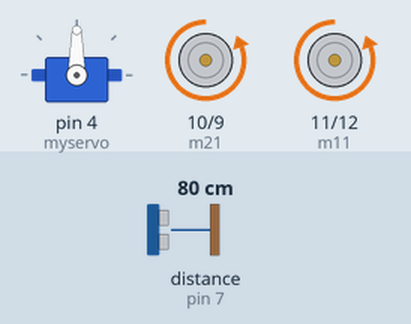
Simulated run of this sketch. Board: Arduino Uno, built with avr-gcc and run on an emulated ATmega328P. On the bench: servo, motor-driver pin pairs drawn as motors (green arrow = first pin HIGH = forward, orange = second pin HIGH = backward, longer = more drive). Wiring (inferred from the names in the program): ultrasonic range finder: trigger pin 6; echo pin 7. Inputs (shaded band) come from the test bench; at power-on: distance to the obstacle (sensor on pin 7) 80 cm. The echo pulse lasts 58.3 µs per cm.

Above: at 1.2 s.
1.3 s: distance to the obstacle (sensor on pin 7) set to 34 cm
2.8 s: distance to the obstacle (sensor on pin 7) set to 29 cm
At 4.4 s:
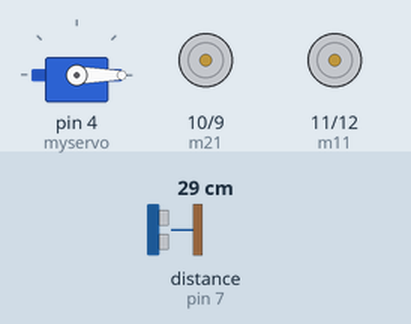
5.8 s: distance to the obstacle (sensor on pin 7) set to 35 cm
At 6.8 s:
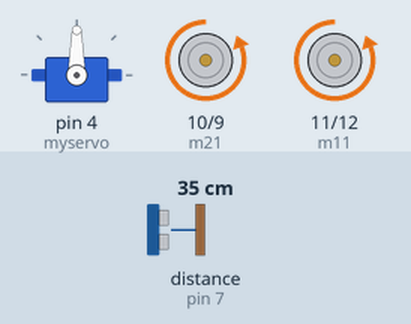
7.8 s: distance to the obstacle (sensor on pin 7) set to 2 cm
At 10.2 s:
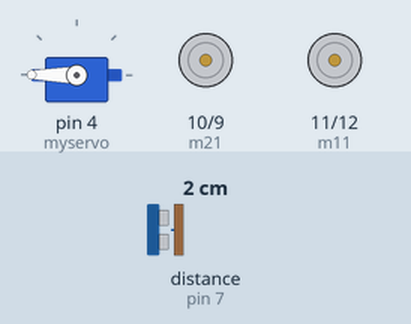
Timing chart, 0 to 11.8 s (numbered marks = the images above; inputs shaded):
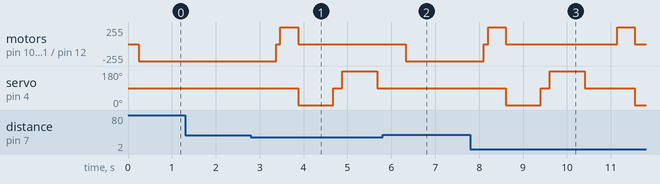

Measured:
- the behaviour switches between 31 and 30 cm on distance to the obstacle (sensor on pin 7) (found by bisection; images 0 and 1)
- after the input at 1.3 s, every drawn part: stays the same
- after the input at 2.8 s, motor on pin 10 (m21) / pin 9 (m22), motor on pin 11 (m11) / pin 12 (m12): backward 255/255 → stopped after 0.57 s, → forward 255/255 0.10 s later, → stopped 0.40 s later; servo on pin 4 (myservo): 90° → 0° after 1.1 s, → 90° 0.80 s later, → 180° 0.20 s later, → 90° 0.80 s later
- after the input at 5.8 s, servo on pin 4 (myservo): stays 90° (without the input it goes to 0° after 1.0 s)
- after the input at 7.8 s, motor on pin 10 (m21) / pin 9 (m22), motor on pin 11 (m11) / pin 12 (m12): goes stopped 0.10 s, forward 255/255 0.40 s, stopped 2.5 s, forward 255/255 0.40 s, then stopped, starting after 0.30 s

The sketch:

023-Using-Ultrasonic-Sensor-HC-SR04.ino
```cpp
#include<Servo.h>
const int trigPin = 6;
const int echoPin = 7;
Servo myservo;
#define m11 11
#define m12 12
#define m21 10
#define m22 9
// defines variables
long duration;
int distance;
void backward()
{
digitalWrite(m11, HIGH);
digitalWrite(m12, LOW);
digitalWrite(m21, HIGH);
digitalWrite(m22, LOW);
}
void right()
{
digitalWrite(m11, LOW);
digitalWrite(m12, HIGH);
digitalWrite(m21, HIGH);
digitalWrite(m22, LOW);
}
void forward()
{
digitalWrite(m11, LOW);
digitalWrite(m12, HIGH);
digitalWrite(m21, LOW);
digitalWrite(m22, HIGH);
}
void left()
{
digitalWrite(m11, HIGH);
digitalWrite(m12, LOW);
digitalWrite(m21, LOW);
digitalWrite(m22, HIGH);
}
void stops()
{
digitalWrite(m11, LOW);
digitalWrite(m12, LOW);
digitalWrite(m21, LOW);
digitalWrite(m22, LOW);
}
int lookRight()
{
    myservo.write(0);
    delay(500);
    int distance = readPing();
    delay(100);
    myservo.write(90);
    return distance;
}

int lookLeft()
{
    myservo.write(180);
    delay(500);
    int distance = readPing();
    delay(100);
    myservo.write(90);
    return distance;
    delay(100);
}
void setup() {
pinMode(trigPin, OUTPUT);
pinMode(echoPin, INPUT);
myservo.attach(4);
pinMode(m11, OUTPUT);
pinMode(m12, OUTPUT);
pinMode(m21, OUTPUT);
pinMode(m22, OUTPUT);
Serial.begin(9600);
}
int readPing()
{
  digitalWrite(trigPin, HIGH);
delayMicroseconds(10);
digitalWrite(trigPin, LOW);
duration = pulseIn(echoPin, HIGH);
distance= duration*0.034/2;
delay(200);
return distance;
}
void loop()
{
   int distanceR = 0;
 int distanceL =  0;
 delay(40);
  distance=0;
digitalWrite(trigPin, LOW);
delayMicroseconds(2);
myservo.write(90);
digitalWrite(trigPin, HIGH);
delayMicroseconds(10);
digitalWrite(trigPin, LOW);
duration = pulseIn(echoPin, HIGH);
distance= duration*0.034/2;
delay(200);
if(distance<30)
{
  stops();
  delay(100);
  backward();
  delay(400);
   stops();
   distanceR = lookRight();
  delay(200);
  distanceL = lookLeft();
  delay(200);
if(distanceR>=distanceL)
  {
    right();
    stops();
  }else
  {
    left();
    stops();
  }
 }else
 {
  forward();
 }
 distance = readPing();
}
```
